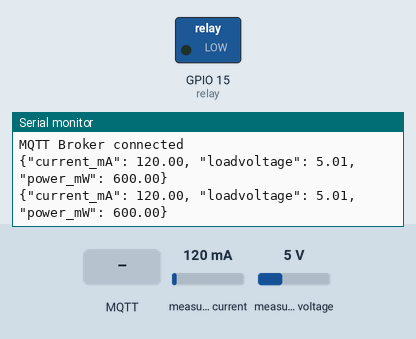
Bench run of a sketch on a simulated ESP8266 (NodeMCU). Parts: switched loads named in the sketch (green lamp = pin HIGH), the last lines printed to the serial monitor. The inputs (shaded band) are chosen by the test bench; at power-on: measured current 120 mA, measured voltage 5 V. WiFi joins after 1.5 s; servers stay silent unless stated; no MQTT or app messages arrive unless stated.

Above: at 2.7 s.
2.8 s: MQTT message "true" arrives on the first subscribed topic
At 3.2 s:
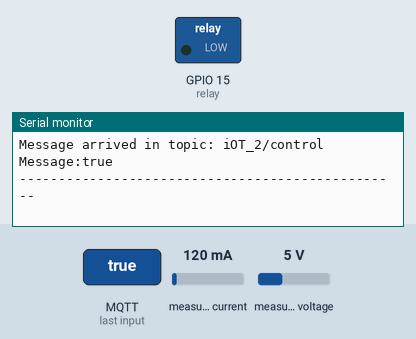
4.3 s: MQTT message "false" arrives on the first subscribed topic
At 4.49 s:
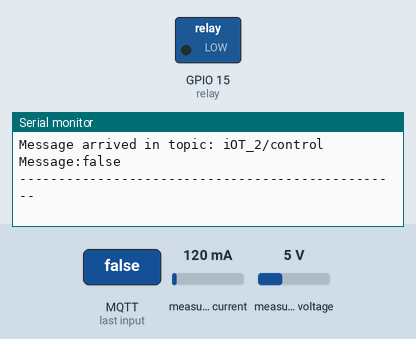
5.8 s: MQTT message "5" arrives on the first subscribed topic
At 6.4 s:
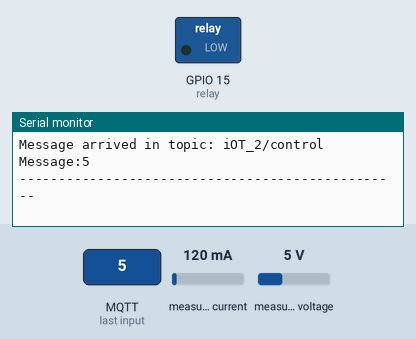

Measured:
- after the input at 2.8 s, the serial monitor: prints a new line at once (image 1)
- after the input at 4.3 s, the serial monitor: prints a new line at once (image 2)
- after the input at 5.8 s, the serial monitor: prints a new line at once (image 3)

The sketch:

IOT_Device_2.ino
```cpp
#include <ESP8266WiFi.h>
#include <PubSubClient.h>
#include <Adafruit_INA219.h>
#include <stdlib.h>
#include <ArduinoJson.h>

// Current Sensor
Adafruit_INA219 ina219;

// Pin Declarations
const int bluePin = 14;  // 14 corresponds to GPIO14
const int greenPin = 12; // 12 corresponds to GPIO12
const int redPin = 13;   // 13 corresponds to GPIO13
const int relay = 15;

const int resolution = 256;

unsigned long previousMillis = 0;
unsigned long measurementinterval = 1000;

// WiFi
// const char *ssid = "NW Coextro WIFI"; // Enter your WiFi name
// const char *password = "wycik96now";  // Enter WiFi password
const char *ssid = "iPhone";       // Enter your WiFi name
const char *password = "12345678"; // Enter WiFi password
// const char *ssid = "Capstone";         // Enter your WiFi name
// const char *password = "capstoneMJ02"; // Enter WiFi password

// MQTT Broker
const char *mqtt_broker = "172.20.10.4"; // Enter your WiFi or Ethernet IP
const int mqtt_port = 1883;

const char *topic = "iOT_2/logs";
const char *topic2 = "iOT_2/control";
const char *topic3 = "iOT_2/debug";

WiFiClient espClient;
PubSubClient client(espClient);

void setup()
{
    // Serial Init -----------------------------------------------

    Serial.begin(115200);
    Serial.println("Hello!");

    // INA219 Init -----------------------------------------------

    if (!ina219.begin())
    {
        Serial.println("Failed to find INA219 chip");
        while (1)
        {
            delay(10);
        }
    }

    // Relay Init ------------------------------------------------

    pinMode(relay, OUTPUT);
    digitalWrite(relay, LOW);

    // WiFi Init -------------------------------------------------

    WiFi.begin(ssid, password);
    while (WiFi.status() != WL_CONNECTED)
    {
        delay(500);
        Serial.println("Connecting to WiFi..");
    }

    Serial.println("Connected to the WiFi network");

    // MQTT Init -------------------------------------------------

    client.setServer(mqtt_broker, mqtt_port);
    client.setCallback(callback);

    while (!client.connected())
    {
        String client_id = "esp8266-client-";
        client_id += String(WiFi.macAddress());

        Serial.printf("The client: %s is connecting to Mosquitto Broker\n", client_id.c_str());

        if (client.connect(client_id.c_str()))
        {
            Serial.println("MQTT Broker connected");
        }
        else
        {
            Serial.print("failed with state ");
            Serial.println(client.state());
            delay(2000);
        }
    }

    client.publish(topic3, "Hello From ESP8266!");
    client.subscribe(topic2);
}

void callback(char *topic, byte *message, unsigned int length)
{
    Serial.println("-------------------------------------------------");
    // Retrieve Message
    Serial.print("Message arrived in topic: ");
    Serial.println(topic);
    Serial.print("Message:");

    String messageTemp;

    for (int i = 0; i < length; i++)
    {
        Serial.print((char)message[i]);
        messageTemp += (char)message[i];
    }
    Serial.println();

    // Parse Message JSON
    DynamicJsonDocument doc(1024);
    deserializeJson(doc, messageTemp);
    JsonObject obj = doc.as<JsonObject>();
    JsonObject internalobj = obj["/control"];

    // If control is power
    String on_off_val = internalobj["on_off"];
    if (on_off_val != "null")
    {
        if (on_off_val == "true")
        {
            Serial.println("\nPowering on");
            digitalWrite(relay, LOW);
        }
        else if (on_off_val == "false")
        {
            Serial.println("\nPowering off");
            digitalWrite(relay, HIGH);
        }
    }

    // If control is color
    String color_val = internalobj["color"];
    if (color_val != "null")
    {
        int rCol = color_val.substring(0, 3).toInt();
        int gCol = color_val.substring(4, 7).toInt();
        int bCol = color_val.substring(8, 11).toInt();

        analogWrite(redPin, rCol);
        analogWrite(greenPin, gCol);
        analogWrite(bluePin, bCol);
    }

    Serial.println("-------------------------------------------------");
}

void measureAndPublish()
{
    float shuntvoltage = 0;
    float busvoltage = 0;
    float current_mA = 0;
    float loadvoltage = 0;
    float power_mW = 0;
    char destination[8];

    shuntvoltage = ina219.getShuntVoltage_mV();
    busvoltage = ina219.getBusVoltage_V();
    current_mA = ina219.getCurrent_mA();
    power_mW = ina219.getPower_mW();
    loadvoltage = busvoltage + (shuntvoltage / 1000);

    char buffer[50];
    sprintf(buffer, "{\"current_mA\": %.2f, \"loadvoltage\": %.2f, \"power_mW\": %.2f}", current_mA, loadvoltage, power_mW);
    Serial.println(buffer);
    client.publish(topic, buffer);
}

void loop()
{

  client.loop();

  unsigned long currentMillis = millis();
  if (currentMillis - previousMillis > measurementinterval)
  {
    previousMillis = currentMillis;
    measureAndPublish();
  }
}
```
